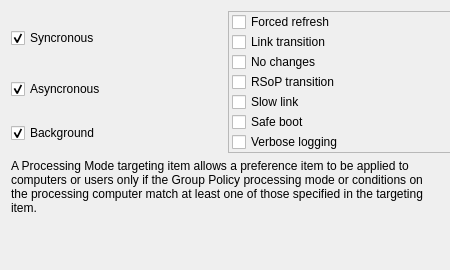
<?xml version="1.0" encoding="UTF-8"?>
<ui version="4.0">
 <class>ProcessingModeWidget</class>
 <widget class="QWidget" name="ProcessingModeWidget">
  <property name="geometry">
   <rect>
    <x>0</x>
    <y>0</y>
    <width>450</width>
    <height>270</height>
   </rect>
  </property>
  <property name="sizePolicy">
   <sizepolicy hsizetype="Maximum" vsizetype="Preferred">
    <horstretch>0</horstretch>
    <verstretch>0</verstretch>
   </sizepolicy>
  </property>
  <property name="minimumSize">
   <size>
    <width>450</width>
    <height>270</height>
   </size>
  </property>
  <property name="windowTitle">
   <string>Form</string>
  </property>
  <layout class="QGridLayout" name="gridLayout_2">
   <item row="0" column="0">
    <widget class="QCheckBox" name="syncCheckBox">
     <property name="minimumSize">
      <size>
       <width>100</width>
       <height>0</height>
      </size>
     </property>
     <property name="maximumSize">
      <size>
       <width>100</width>
       <height>16777215</height>
      </size>
     </property>
     <property name="text">
      <string>Syncronous</string>
     </property>
     <property name="checked">
      <bool>true</bool>
     </property>
    </widget>
   </item>
   <item row="0" column="1" rowspan="3">
    <widget class="QFrame" name="frame">
     <property name="sizePolicy">
      <sizepolicy hsizetype="Fixed" vsizetype="Preferred">
       <horstretch>0</horstretch>
       <verstretch>0</verstretch>
      </sizepolicy>
     </property>
     <property name="minimumSize">
      <size>
       <width>250</width>
       <height>0</height>
      </size>
     </property>
     <property name="layoutDirection">
      <enum>Qt::LeftToRight</enum>
     </property>
     <property name="frameShape">
      <enum>QFrame::StyledPanel</enum>
     </property>
     <property name="frameShadow">
      <enum>QFrame::Raised</enum>
     </property>
     <layout class="QGridLayout" name="gridLayout">
      <property name="sizeConstraint">
       <enum>QLayout::SetNoConstraint</enum>
      </property>
      <property name="leftMargin">
       <number>3</number>
      </property>
      <property name="topMargin">
       <number>0</number>
      </property>
      <property name="rightMargin">
       <number>0</number>
      </property>
      <property name="bottomMargin">
       <number>0</number>
      </property>
      <property name="spacing">
       <number>0</number>
      </property>
      <item row="0" column="0">
       <widget class="QCheckBox" name="forceCheckBox">
        <property name="text">
         <string>Forced refresh</string>
        </property>
       </widget>
      </item>
      <item row="1" column="0">
       <widget class="QCheckBox" name="transCheckBox">
        <property name="text">
         <string>Link transition</string>
        </property>
       </widget>
      </item>
      <item row="2" column="0">
       <widget class="QCheckBox" name="nochangeCheckBox">
        <property name="text">
         <string>No changes</string>
        </property>
       </widget>
      </item>
      <item row="3" column="0">
       <widget class="QCheckBox" name="rsopCheckBox">
        <property name="text">
         <string>RSoP transition</string>
        </property>
       </widget>
      </item>
      <item row="4" column="0">
       <widget class="QCheckBox" name="slowCheckBox">
        <property name="text">
         <string>Slow link</string>
        </property>
       </widget>
      </item>
      <item row="5" column="0">
       <widget class="QCheckBox" name="safeCheckBox">
        <property name="text">
         <string>Safe boot</string>
        </property>
       </widget>
      </item>
      <item row="6" column="0">
       <widget class="QCheckBox" name="logCheckBox">
        <property name="text">
         <string>Verbose logging</string>
        </property>
       </widget>
      </item>
     </layout>
    </widget>
   </item>
   <item row="1" column="0">
    <widget class="QCheckBox" name="asyncCheckBox">
     <property name="minimumSize">
      <size>
       <width>100</width>
       <height>0</height>
      </size>
     </property>
     <property name="maximumSize">
      <size>
       <width>100</width>
       <height>16777215</height>
      </size>
     </property>
     <property name="text">
      <string>Asyncronous</string>
     </property>
     <property name="checked">
      <bool>true</bool>
     </property>
    </widget>
   </item>
   <item row="2" column="0">
    <widget class="QCheckBox" name="backCheckBox">
     <property name="minimumSize">
      <size>
       <width>100</width>
       <height>0</height>
      </size>
     </property>
     <property name="maximumSize">
      <size>
       <width>100</width>
       <height>16777215</height>
      </size>
     </property>
     <property name="text">
      <string>Background</string>
     </property>
     <property name="checked">
      <bool>true</bool>
     </property>
    </widget>
   </item>
   <item row="3" column="0" colspan="2">
    <widget class="QLabel" name="label">
     <property name="text">
      <string>A Processing Mode targeting item allows a preference item to be applied to computers or users only if the Group Policy processing mode or conditions on the processing computer match at least one of those specified in the targeting item.</string>
     </property>
     <property name="wordWrap">
      <bool>true</bool>
     </property>
    </widget>
   </item>
   <item row="4" column="0" colspan="2">
    <spacer name="verticalSpacer">
     <property name="orientation">
      <enum>Qt::Vertical</enum>
     </property>
     <property name="sizeHint" stdset="0">
      <size>
       <width>558</width>
       <height>137</height>
      </size>
     </property>
    </spacer>
   </item>
  </layout>
 </widget>
 <resources/>
 <connections/>
</ui>
